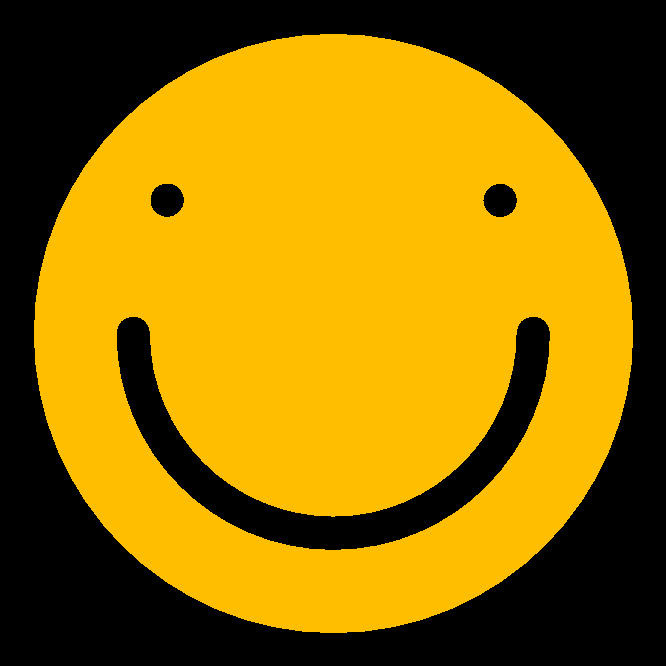
Frame 1 (no input)
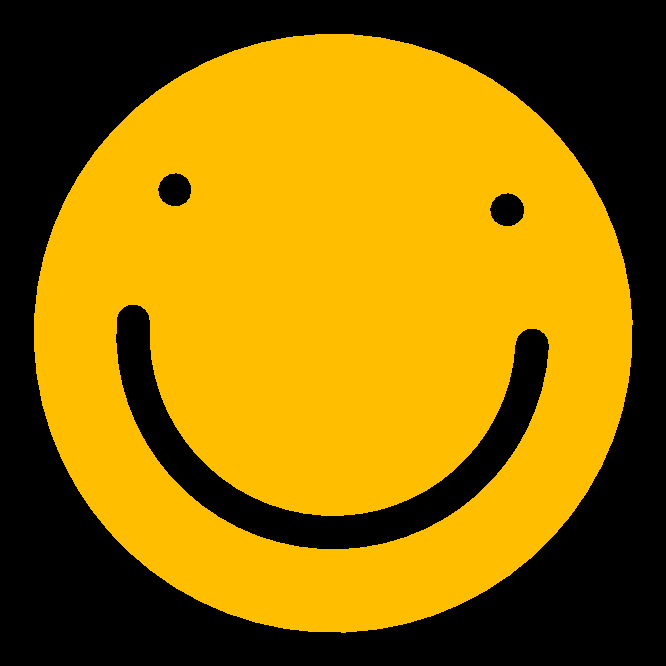
Frame 60 (the mouse pressed at the canvas centre just before this capture)
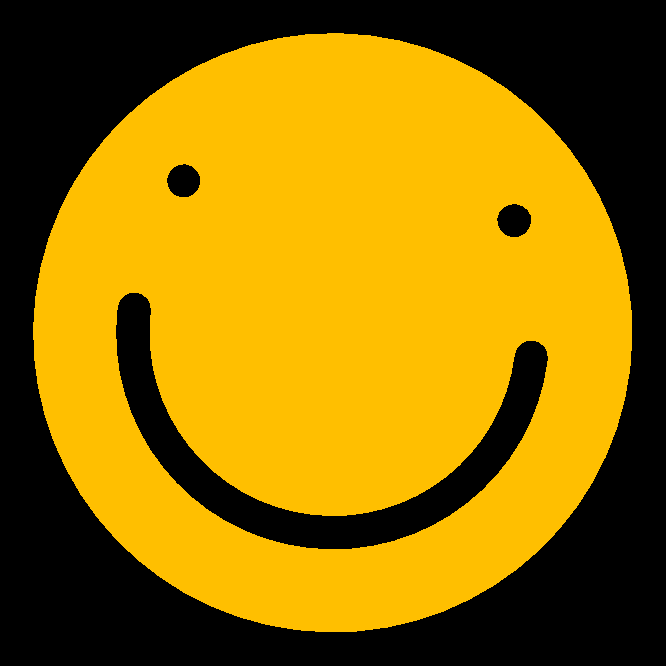
Frame 120 (the mouse held since frame 60 and released just before this capture)

The Processing sketch that drew these frames (run headless with seeded random() and noise(); from frame 60 on, the mouse is pressed at the canvas centre):

// Processing sketch: sketch_240902c
// ── sketch_240902c.pde
//Setup runs at the beginning
void setup(){
  size(666, 666);
  noSmooth();
}

//Draw runs at every frame
void draw(){
  background(0);
  
  //Center the origin
  //Spin
  translate(width/2, height/2);
  rotate(frameCount * 0.001);
  
  //Draw the face
  noStroke();
  fill(#ffbf00);
  circle(0, 0 , width * 0.9);
  
  //Draw the eyes
  fill(#000000);
  circle(width*-0.25, height*-0.2, width*0.05);
  circle(width* 0.25, height*-0.2, width*0.05);
  
  //Draw the mouth
  noFill();
  stroke(#000000);
  strokeWeight(width*0.05);
  arc(0, 0, width*0.6, width*0.6, 0, TAU*0.5);
  
  //save an image
  if(frameCount == 500){
    save("SmileyFace.png");
  }
}
